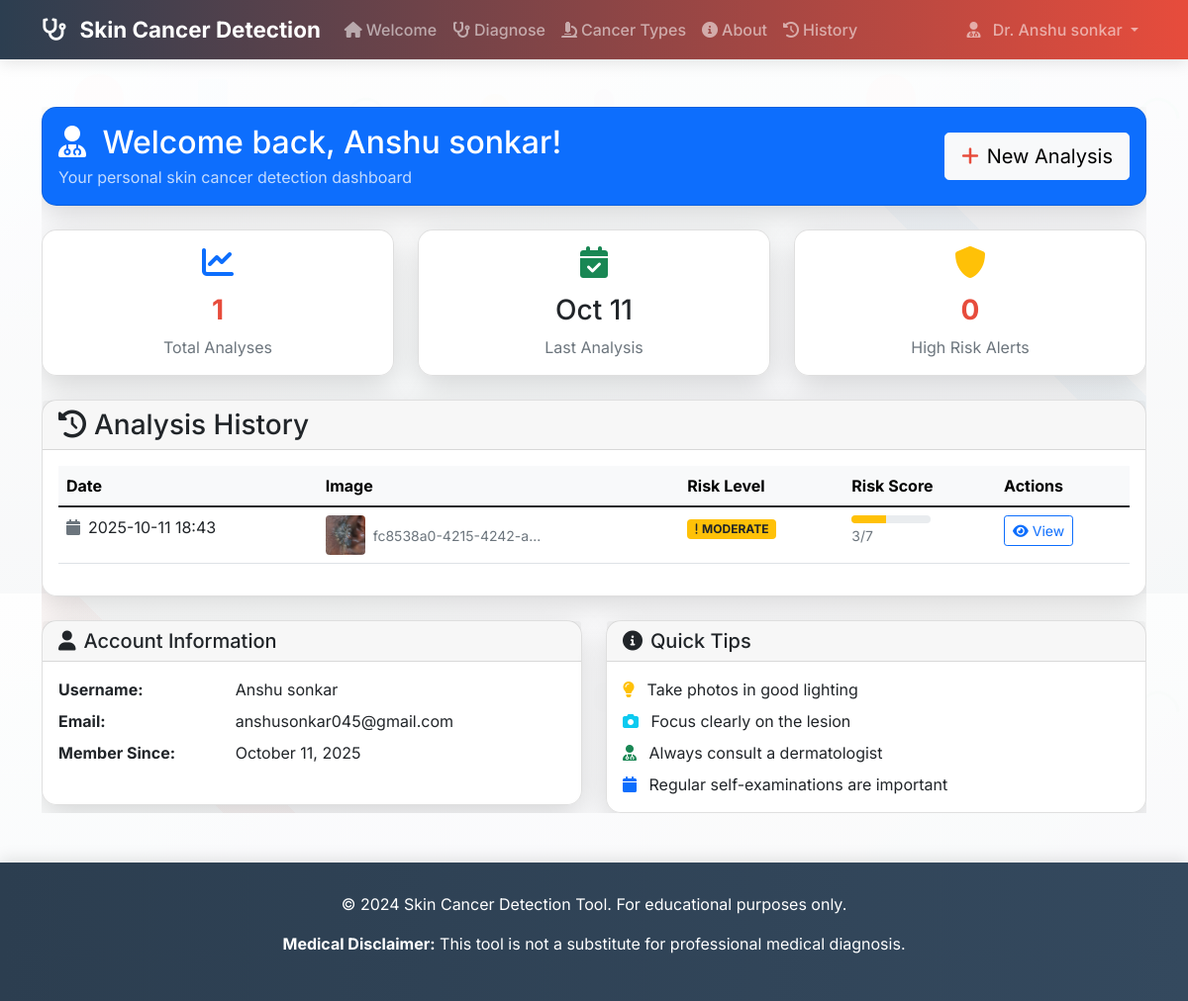
The page /dashboard (signed in) on the database its author committed.
### app.py (models this page shows, shortened)
class User(UserMixin, db.Model):
    id = db.Column(db.Integer, primary_key=True)
    username = db.Column(db.String(80), unique=True, nullable=False)
    email = db.Column(db.String(120), unique=True, nullable=False)
    password_hash = db.Column(db.String(128), nullable=False)
    created_at = db.Column(db.DateTime, default=datetime.utcnow)

class AnalysisHistory(db.Model):
    id = db.Column(db.Integer, primary_key=True)
    user_id = db.Column(db.Integer, db.ForeignKey('user.id'), nullable=False)
    filename = db.Column(db.String(255), nullable=False)
    risk_level = db.Column(db.String(50), nullable=False)
    risk_score = db.Column(db.Integer, nullable=False)
    analysis_date = db.Column(db.DateTime, default=datetime.utcnow)
    user = db.relationship('User', backref=db.backref('analyses', lazy=True))

### app.py (the view)
@app.route('/dashboard')
@login_required
def dashboard():
    analyses = AnalysisHistory.query.filter_by(user_id=current_user.id).order_by(AnalysisHistory.analysis_date.desc()).limit(10).all()
    return render_template('dashboard.html', analyses=analyses)

### Template/dashboard.html (shortened to what this page needs)
{% extends "base.html" %}
{% block content %}
<div class="hospital-ambiance">
<div class="row">
    <div class="col-12 mb-4 page-enter">
        <div class="card bg-primary text-white interactive-card">
            <div class="card-body">
                <div class="row align-items-center">
                    <div class="col">
                        <h2 class="card-title mb-1">
                            <i class="fas fa-user-md me-2 medical-icon-animated"></i>
                            Welcome back, {{ current_user.username }}!
                        </h2>
                        <p class="card-text opacity-75 mb-0">
                            Your personal skin cancer detection dashboard
                        </p>
                    </div>
                    <div class="col-auto">
                        <a href="{{ url_for('diagnose') }}" class="btn btn-light btn-lg">
                            <i class="fas fa-plus me-2"></i>New Analysis
                        </a>
                    </div>
                </div>
            </div>
        </div>
    </div>
    <div class="col-md-4 mb-4 page-enter-delay">
        <div class="card text-center h-100 interactive-card card-hover-effect">
            <div class="card-body">
                <i class="fas fa-chart-line text-primary fa-2x mb-3 medical-icon-animated"></i>
                <h3 class="card-title counter-animated">{{ analyses|length }}</h3>
                <p class="card-text text-muted">Total Analyses</p>
            </div>
        </div>
    </div>
    <div class="col-md-4 mb-4 page-enter-delay">
        <div class="card text-center h-100 interactive-card card-hover-effect">
            <div class="card-body">
                <i class="fas fa-calendar-check text-success fa-2x mb-3 medical-icon-animated"></i>
                <h3 class="card-title">
                    {% if analyses %}
                        {{ analyses[0].analysis_date.strftime('%b %d') }}
                    {% else %}
                        N/A
                    {% endif %}
                </h3>
                <p class="card-text text-muted">Last Analysis</p>
            </div>
        </div>
    </div>
    <div class="col-md-4 mb-4 page-enter-delay-2">
        <div class="card text-center h-100 interactive-card card-hover-effect">
            <div class="card-body">
                <i class="fas fa-shield-alt text-warning fa-2x mb-3 medical-icon-animated"></i>
                <h3 class="card-title counter-animated">
                    {% set high_risk_count = analyses|selectattr("risk_level", "equalto", "HIGH")|list|length %}
                    {{ high_risk_count }}
                </h3>
                <p class="card-text text-muted">High Risk Alerts</p>
            </div>
        </div>
    </div>
    <div class="col-12">
        <div class="card">
            <div class="card-header">
                <h3 class="card-title mb-0">
                    <i class="fas fa-history me-2"></i>Analysis History
                </h3>
            </div>
            <div class="card-body">
                {% if analyses %}
                    <div class="table-responsive">
                        <table class="table table-hover">
                            <thead class="table-light">
                                <tr>
                                    <th>Date</th>
                                    <th>Image</th>
                                    <th>Risk Level</th>
                                    <th>Risk Score</th>
                                    <th>Actions</th>
                                </tr>
                            </thead>
                            <tbody>
                                {% for analysis in analyses %}
                                <tr>
                                    <td>
                                        <div class="d-flex align-items-center">
                                            <i class="fas fa-calendar text-muted me-2"></i>
                                            {{ analysis.analysis_date.strftime('%Y-%m-%d %H:%M') }}
                                        </div>
                                    </td>
                                    <td>
                                        <div class="d-flex align-items-center">
                                            <img src="{{ url_for('static', filename='uploads/' ~ analysis.filename) }}"
                                                 alt="Analysis image"
                                                 class="rounded me-2"
                                                 style="width: 40px; height: 40px; object-fit: cover;">
                                            <span class="text-muted small">{{ analysis.filename[:20] }}...</span>
                                        </div>
                                    </td>
                                    <td>
                                        {% if analysis.risk_level == 'HIGH' %}
                                            <span class="badge bg-danger">
                                                <i class="fas fa-exclamation-triangle me-1"></i>HIGH RISK
                                            </span>
                                        {% elif analysis.risk_level == 'MODERATE' %}
                                            <span class="badge bg-warning text-dark">
                                                <i class="fas fa-exclamation me-1"></i>MODERATE
                                            </span>
                                        {% else %}
                                            <span class="badge bg-success">
                                                <i class="fas fa-check me-1"></i>LOW RISK
                                            </span>
                                        {% endif %}
                                    </td>
                                    <td>
                                        <div class="progress" style="height: 8px; width: 80px;">
                                            <div class="progress-bar
                                                        {% if analysis.risk_level == 'HIGH' %}bg-danger
                                                        {% elif analysis.risk_level == 'MODERATE' %}bg-warning
                                                        {% else %}bg-success{% endif %}"
                                                 style="width: {{ (analysis.risk_score / 7 * 100)|round }}%"></div>
                                        </div>
                                        <small class="text-muted">{{ analysis.risk_score }}/7</small>
                                    </td>
                                    <td>
                                        <button class="btn btn-sm btn-outline-primary"
                                                onclick="viewAnalysis('{{ analysis.filename }}')">
                                            <i class="fas fa-eye me-1"></i>View
                                        </button>
                                    </td>
                                </tr>
                                {% endfor %}
                            </tbody>
                        </table>
                    </div>
                {% endif %}
            </div>
        </div>
    </div>
</div>
<div class="row mt-4">
    <div class="col-md-6">
        <div class="card">
            <div class="card-header">
                <h5 class="card-title mb-0">
                    <i class="fas fa-user me-2"></i>Account Information
                </h5>
            </div>
            <div class="card-body">
                <dl class="row">
                    <dt class="col-sm-4">Username:</dt>
                    <dd class="col-sm-8">{{ current_user.username }}</dd>
                    <dt class="col-sm-4">Email:</dt>
                    <dd class="col-sm-8">{{ current_user.email }}</dd>
                    <dt class="col-sm-4">Member Since:</dt>
                    <dd class="col-sm-8">{{ current_user.created_at.strftime('%B %d, %Y') }}</dd>
                </dl>
            </div>
        </div>
    </div>
    <div class="col-md-6">
        <div class="card">
            <div class="card-header">
                <h5 class="card-title mb-0">
                    <i class="fas fa-info-circle me-2"></i>Quick Tips
                </h5>
            </div>
            <div class="card-body">
                <ul class="list-unstyled mb-0">
                    <li class="mb-2">
                        <i class="fas fa-lightbulb text-warning me-2"></i>
                        Take photos in good lighting
                    </li>
                    <li class="mb-2">
                        <i class="fas fa-camera text-info me-2"></i>
                        Focus clearly on the lesion
                    </li>
                    <li class="mb-2">
                        <i class="fas fa-user-md text-success me-2"></i>
                        Always consult a dermatologist
                    </li>
                    <li class="mb-0">
                        <i class="fas fa-calendar text-primary me-2"></i>
                        Regular self-examinations are important
                    </li>
                </ul>
            </div>
        </div>
    </div>
</div>
</div>
{% endblock %}

### Template/base.html (shortened to what this page needs)
<!DOCTYPE html>
<html lang="en">
<head>
    <link href="https://cdn.jsdelivr.net/npm/bootstrap@5.1.3/dist/css/bootstrap.min.css" rel="stylesheet">
    <link href="https://cdnjs.cloudflare.com/ajax/libs/font-awesome/6.0.0/css/all.min.css" rel="stylesheet">
    <link href="{{ url_for('static', filename='css/animations.css') }}" rel="stylesheet">
</head>
<body>
    <nav class="navbar navbar-expand-lg navbar-dark navbar-enhanced">
        <div class="container">
            <a class="navbar-brand" href="{% if current_user.is_authenticated %}{{ url_for('welcome') }}{% else %}{{ url_for('login') }}{% endif %}">
                <i class="fas fa-stethoscope me-2 stethoscope-animated"></i>
                <span class="d-none d-md-inline">Skin Cancer Detection</span>
            </a>
            <div class="collapse navbar-collapse" id="navbarNav">
                {% if current_user.is_authenticated %}
                <ul class="navbar-nav me-auto">
                    <li class="nav-item">
                        <a class="nav-link nav-link-enhanced" href="{{ url_for('welcome') }}">
                            <i class="fas fa-home me-1 medical-icon-animated"></i>Welcome
                        </a>
                    </li>
                    <li class="nav-item">
                        <a class="nav-link nav-link-enhanced" href="{{ url_for('diagnose') }}">
                            <i class="fas fa-stethoscope me-1 medical-icon-animated"></i>Diagnose
                        </a>
                    </li>
                    <li class="nav-item">
                        <a class="nav-link nav-link-enhanced" href="{{ url_for('cancer_types') }}">
                            <i class="fas fa-microscope me-1 medical-icon-animated"></i>Cancer Types
                        </a>
                    </li>
                    <li class="nav-item">
                        <a class="nav-link nav-link-enhanced" href="{{ url_for('about') }}">
                            <i class="fas fa-info-circle me-1 medical-icon-animated"></i>About
                        </a>
                    </li>
                    <li class="nav-item">
                        <a class="nav-link nav-link-enhanced" href="{{ url_for('history') }}">
                            <i class="fas fa-history me-1 medical-icon-animated"></i>History
                        </a>
                    </li>
                </ul>
                <ul class="navbar-nav">
                    <li class="nav-item dropdown">
                        <a class="nav-link dropdown-toggle" href="#" id="navbarDropdown" role="button" data-bs-toggle="dropdown">
                            <i class="fas fa-user-md me-2"></i>
                            <span class="d-none d-md-inline">Dr. {{ current_user.username }}</span>
                        </a>
                    </li>
                </ul>
                {% endif %}
            </div>
        </div>
    </nav>
    <div class="container my-5">
        {% block content %}{% endblock %}
    </div>
    <footer class="footer">
        <div class="container">
            <p>&copy; 2024 Skin Cancer Detection Tool. For educational purposes only.</p>
            <p><strong>Medical Disclaimer:</strong> This tool is not a substitute for professional medical diagnosis.</p>
        </div>
    </footer>
</body>
</html>

### rows shown on the page
User: username "Anshu sonkar", email "anshusonkar045@gmail.com", created_at "October 11, 2025"
AnalysisHistory: analysis_date "Oct 11", analysis_date "2025-10-11 18:43", filename (picture), filename "fc8538a0-4215-4242-a", risk_level "MODERATE" (drawn), risk_score "3"

### other values the page prints
{{ analyses|length }} "1"
{{ high_risk_count }} "0"
